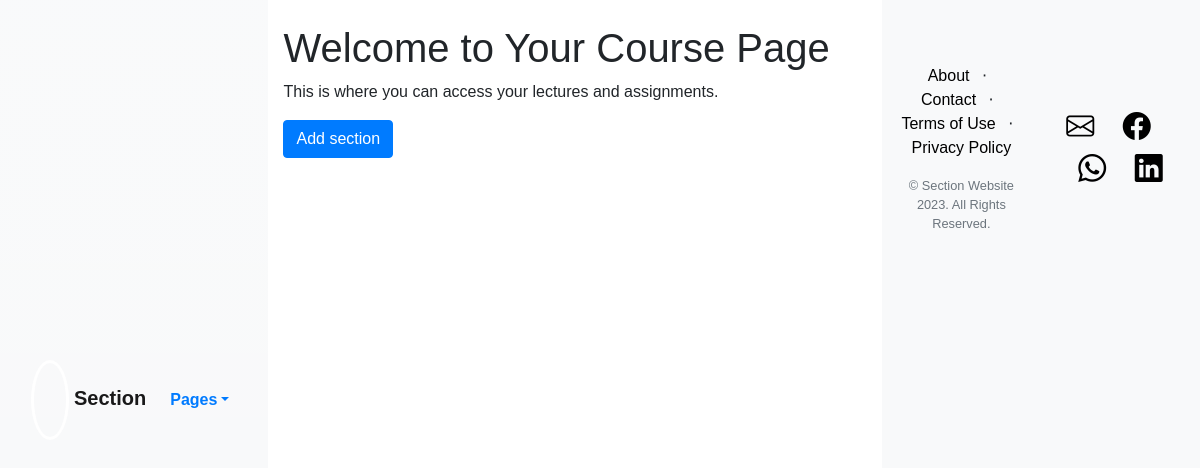
Page /views/coursecontent.php?course_id=19 (signed in) on the earlier database version.
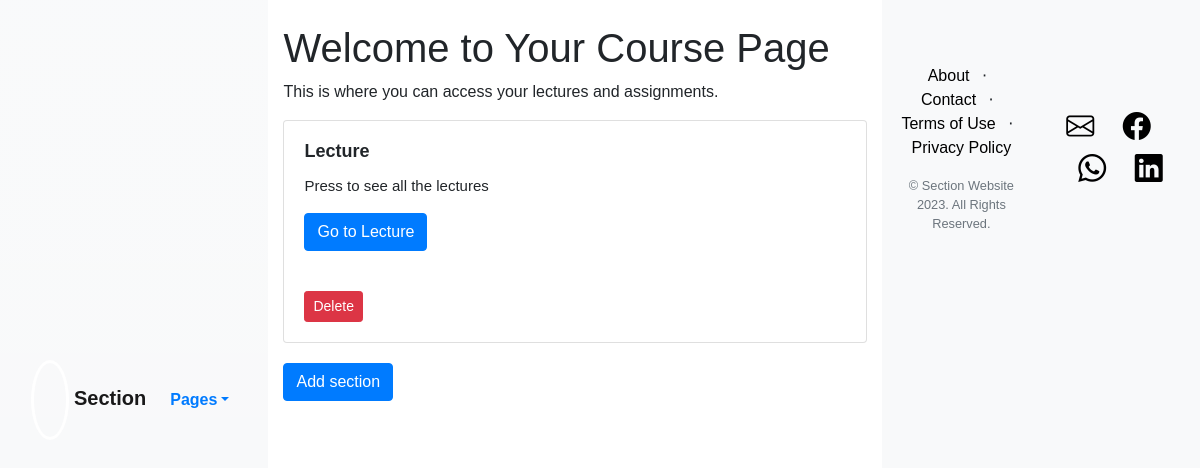
Same page on the later database version.
### tables this page shows
CREATE TABLE `section_table` (
  `ID` int(11) NOT NULL,
  `name` varchar(100) NOT NULL,
  `courseID` int(11) NOT NULL,
  `detials` varchar(200) NOT NULL
);

### models/classsection.php (called while the page is built, shortened)
<?php
class section {
    public static function connect(){
        $conn=new PDO("mysql:host=localhost;dbname=miu","root","");
        return $conn;
    }
    public static function selectByCourse($courseID) {
        $conn = section::connect();
        $query = "SELECT * FROM section_table WHERE courseID = ?";
        $list = $conn->prepare($query);
        $list->execute(array($courseID));
        $fetch = $list->fetchAll(PDO::FETCH_ASSOC);
        return $fetch;
    }
}
?>

### views/coursecontent.php (the view, shortened to what this page needs)
<!DOCTYPE html>
<html lang="en">
<?php
            include("partials/head.php");
    echo'<body>';
            include("partials/navbar.php");
    ?>
    <div class="container mt-4">
        <h1>Welcome to Your Course Page</h1>
        <p>This is where you can access your lectures and assignments.</p>
        <?php
        if (isset($_GET['course_id'])) {
            $course_id = $_GET['course_id'];
        }
        require '../models/classsection.php';
        $sections = section::selectByCourse($course_id);
        if (count($sections) > 0) {
            foreach ($sections as $value) {
                echo '<div class="card">';
                echo '    <div class="card-body">';
                echo '        <h5 class="card-title">' . $value['name'] . '</h5>';
                echo '        <p class="card-text">' . $value['detials'] . '</p>';
                echo '        <a href="content.php?title=' . $value['name'] . '&sectionID=' . $value['ID'] . '" class="btn btn-primary">Go to ' . $value['name'] . '</a>';
                echo '    </div>';
                if(isset($_SESSION['type']) && $_SESSION['type'] == 'instructor')
{
    echo '<form method="post" action="../controller/section_controller.php">';
    echo '        <div class="card-body">';
    echo '            <button type="submit" name="delete_section" value="' . $value['ID'] . '" class="btn btn-danger btn-sm delete-btn">Delete</button>';
    echo '        </div>';
                echo '</div>';
}
            }
        }
        ?>
<?php
if(isset($_SESSION['type']) && $_SESSION['type'] == 'instructor')
{
?>
    <div id="addSectionButtonContainer">
        <button type="button" class="btn btn-primary" id="showFormButton">Add section</button>
    </div>
</div>
<?php
}
?>
    <?php
           include("partials/footer.php")
        ?>
</body>
</html>

Differences in the rows shown:
added section_table: name "Lecture", detials "Press to see all the lectures", $value['ID'] 136 (drawn)
